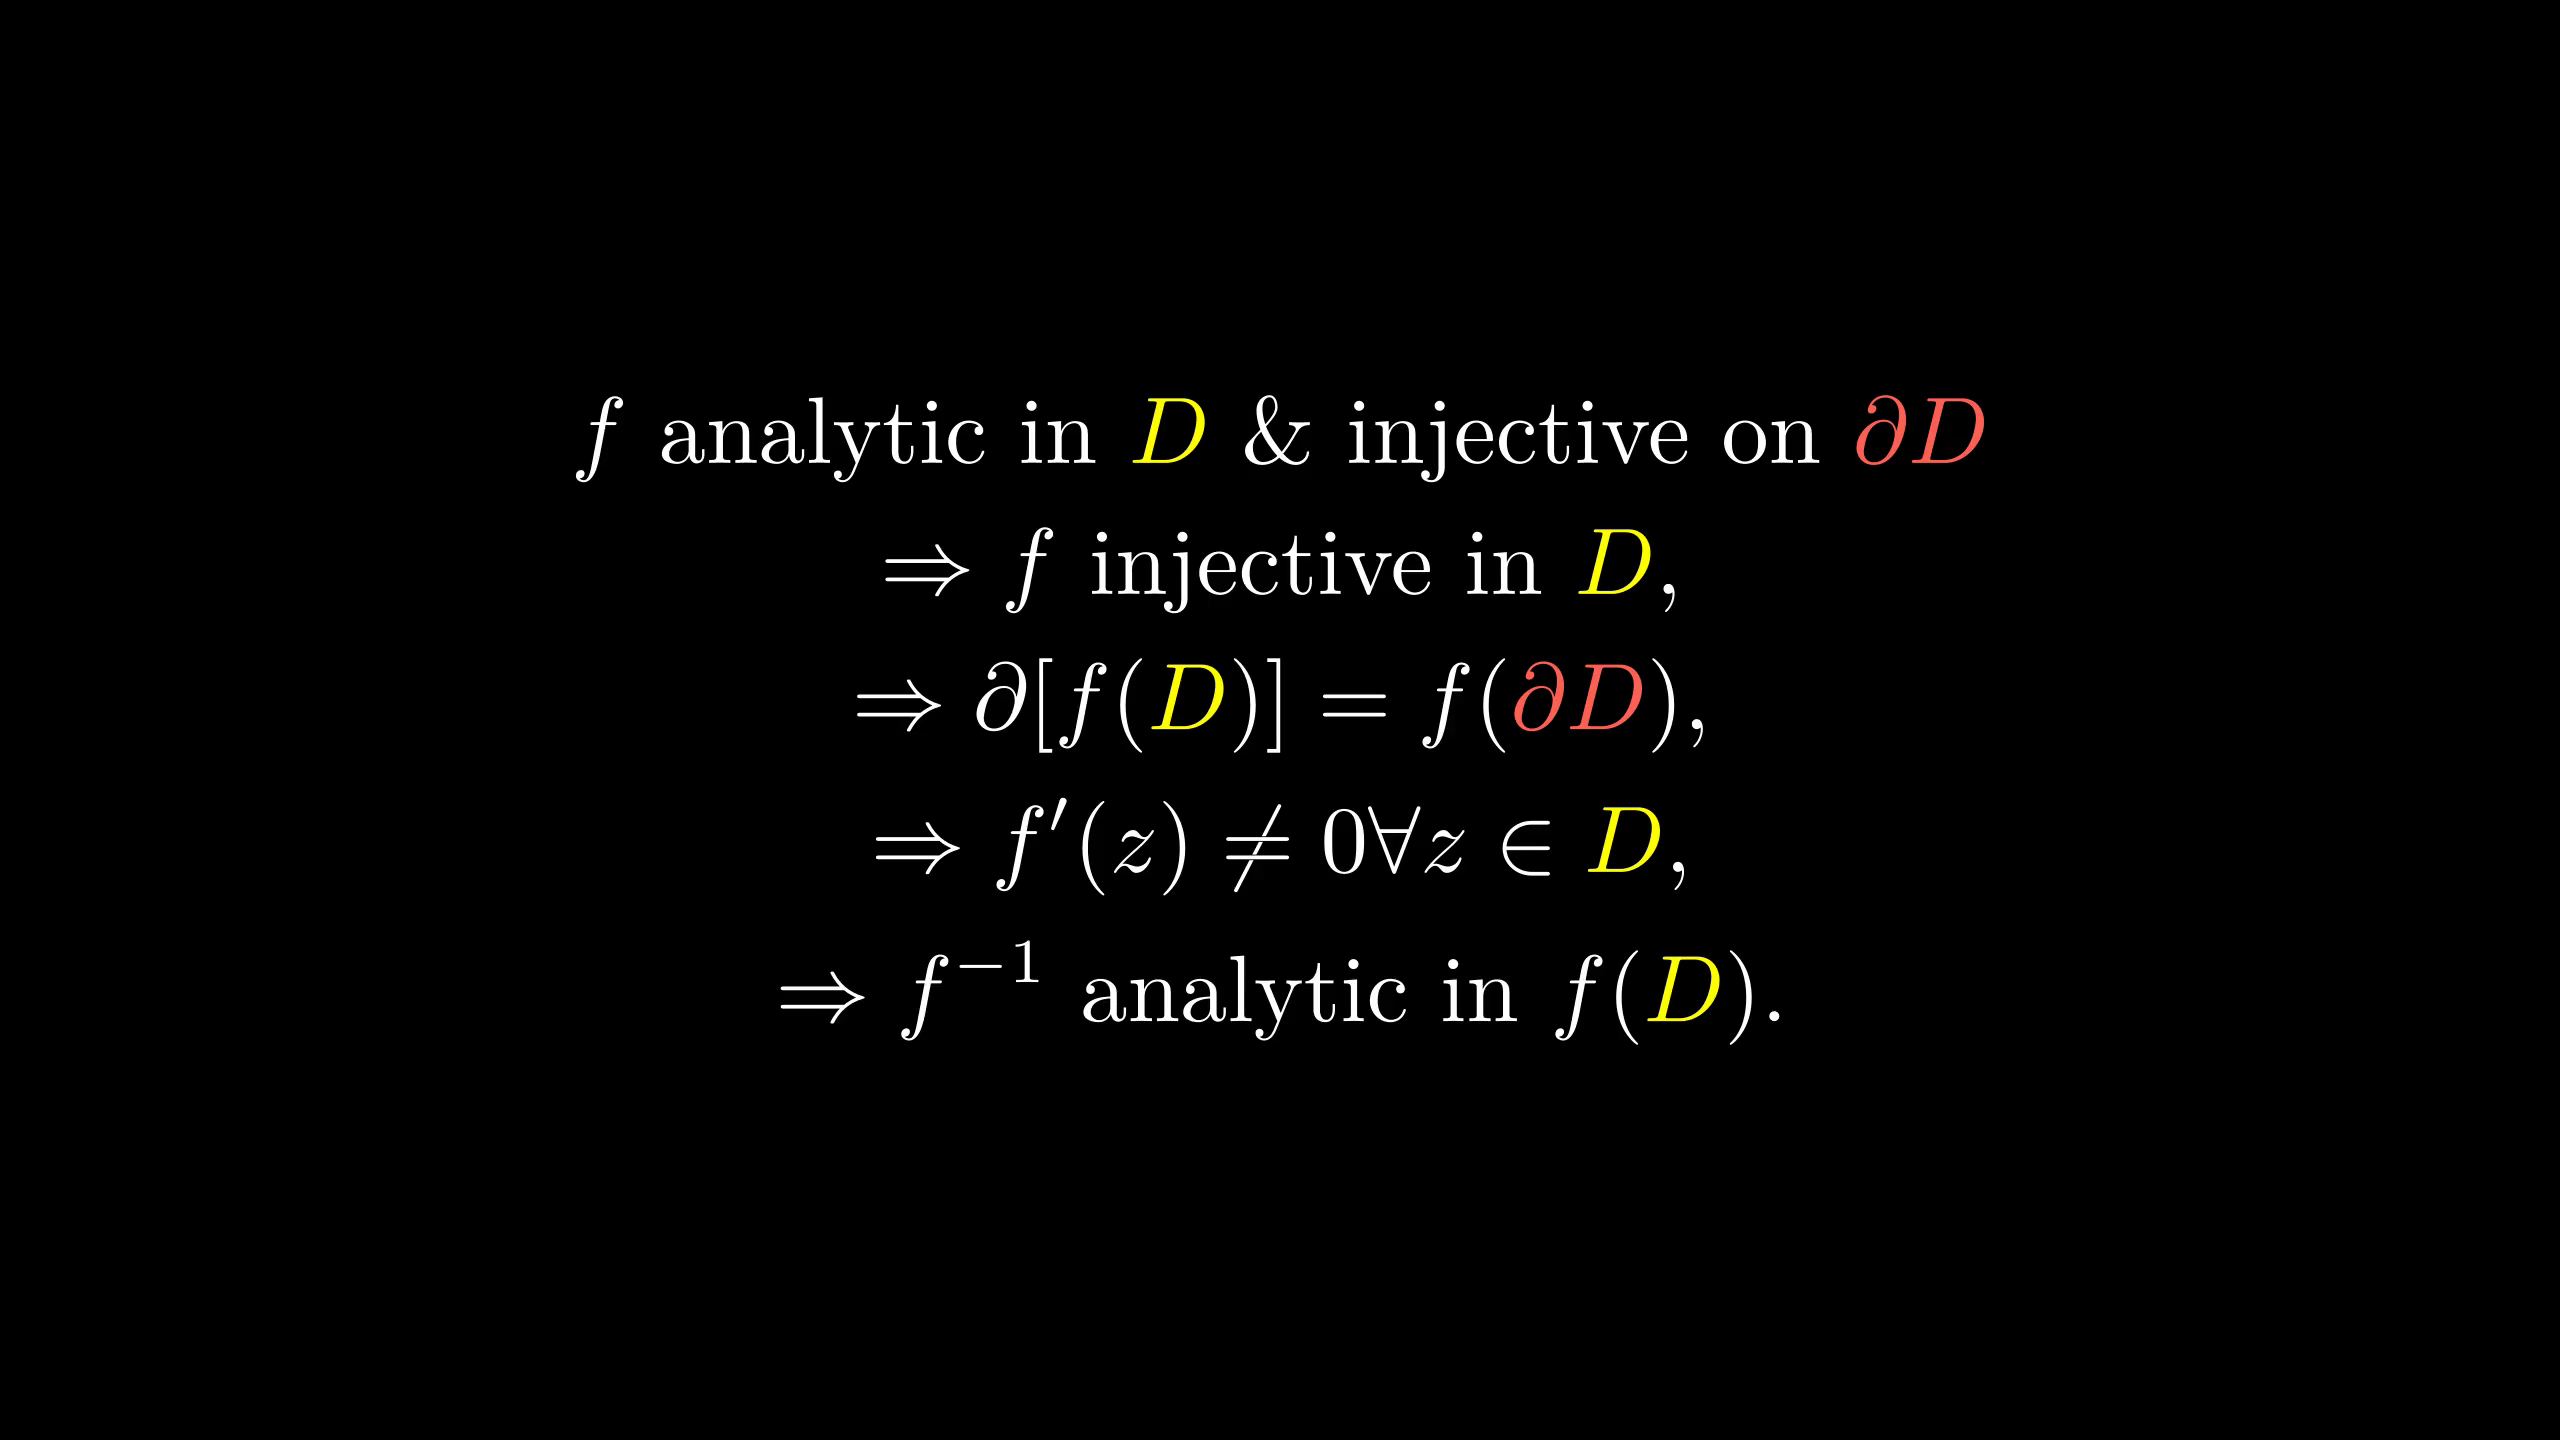

This chart was generated by the following Python code:
from manimlib.imports import *

class FooScene(Scene):
    def construct(self):
        cmap={"{D}":YELLOW,r"\mathbb C":BLUE,r"{\partial D}":RED}
        eqn=TexMobject(r"f\text{ analytic in }{D}\text{ \& injective on }{\partial D}",
                tex_to_color_map=cmap)
        eqn2=TexMobject(r"\Rightarrow f\text{ injective in }{D},",
                tex_to_color_map=cmap)
        eqn3=TexMobject(r"\Rightarrow\partial[f({D})]=f({\partial D}),",
                tex_to_color_map=cmap)
        eqn4=TexMobject(r"\Rightarrow f'(z)\ne0\forall z\in{D},",
                tex_to_color_map=cmap)
        eqn5=TexMobject(r"\Rightarrow f^{-1}\text{ analytic in }f({D}).",
                tex_to_color_map=cmap)
        self.add(VGroup(eqn,eqn2,eqn3,eqn4,eqn5).arrange(DOWN))
        self.wait()
